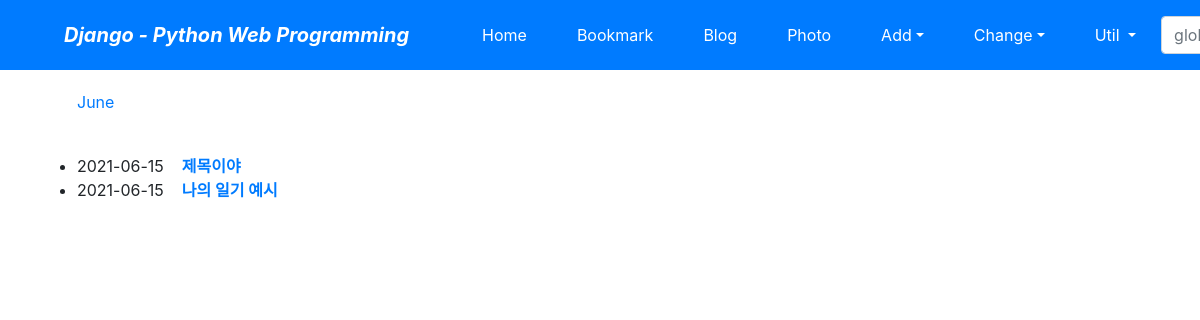
The app's page /blog/archive/2021/, older data.
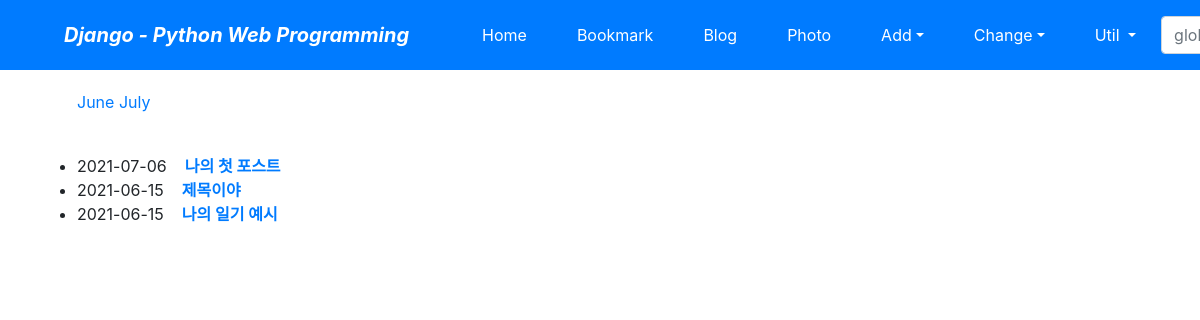
The same page, newer data.
### blogapp/models.py (models this page shows, shortened)
class Post(models.Model):
    title = models.CharField(verbose_name='TITLE', max_length=50)
    slug = models.SlugField('SLUG', unique=True, allow_unicode=True, help_text='one word for title alias.')
    description = models.CharField('DESCRIPTION', max_length=100, blank=True, help_text='simple description text.')
    content = models.TextField('CONTENT')
    create_dt = models.DateTimeField('CREATE DATE', auto_now_add=True)
    modify_dt = models.DateTimeField('MODIFY DATE', auto_now=True)
    tags = TaggableManager(blank=True)
    owner = models.ForeignKey(User, on_delete=models.CASCADE, verbose_name='OWNER', blank=True, null=True)
    class Meta:
        verbose_name = 'post'
        verbose_name_plural = 'posts'
        db_table = 'blogapp_posts'
        ordering = ('-modify_dt',)
    def get_absolute_url(self):
        return reverse('blog:post_detail', args=(self.slug,))

### blogapp/views.py (the view)
# urls.py: path('archive/<int:year>/', views.PostYAV.as_view(), name='post_year_archive'),
class PostYAV(YearArchiveView):
    model = Post
    date_field = 'modify_dt'
    make_object_list = True

### blogapp/templates/blogapp/post_archive_year.html (shortened to what this page needs)
{% extends 'base.html' %}
{% block content %}
<ul>
    {% for date in date_list %}
    <li style="display: inline;">
        <a href="{% url 'blog:post_month_archive' year|date:'Y' date|date:'b' %}"> {{ date|date:"F" }} </a></li>
    {% endfor %}
</ul>
<br>
<div>
    <ul>
        {% for post in object_list %}
        <li>{{ post.modify_dt|date:"Y-m-d" }}&nbsp;&nbsp;&nbsp;
        <a href="{{ post.get_absolute_url }}"><strong>{{ post.title }}</strong></a></li>
        {% endfor %}
    </ul>
</div>
{% endblock %}

Row changes from the older to the newer data that the page shows:
added Post: modify_dt "2021-07-06", title "나의 첫 포스트"
Text that changed along with them:
new list line: "July"
